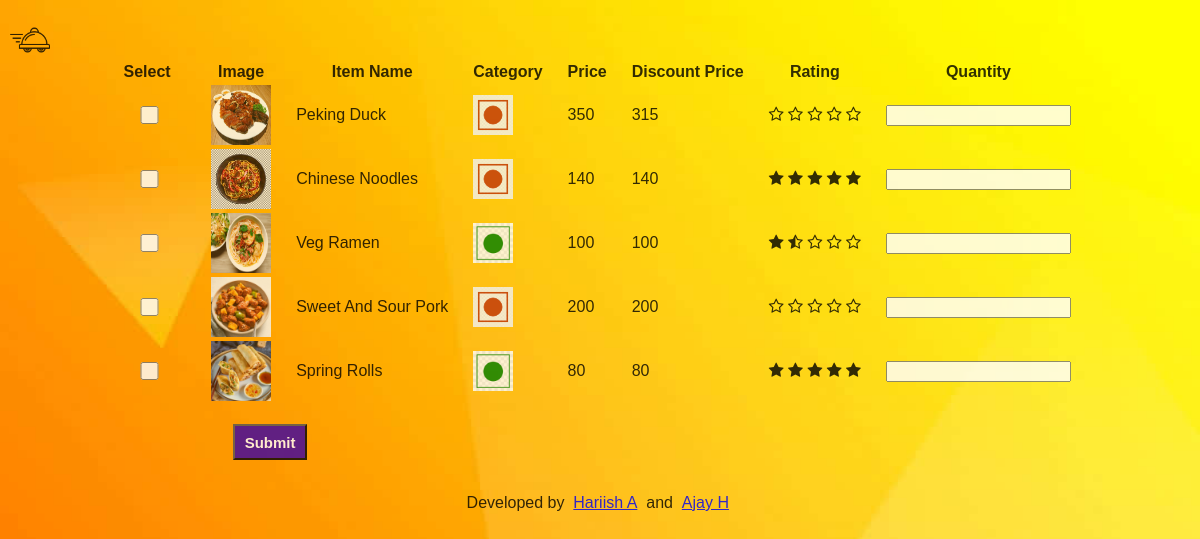
Page /order/2 (signed in) on the committed database.
### base/models.py (models this page shows, shortened)
class Items(models.Model):
    class Cusine(models.TextChoices):
        NORTH_INDIAN = 'NORTH INDIAN', 'north indian'
        CHINESE = 'CHINESE', 'chinese'
        SOUTH_INDIAN = 'SOUTH INDIAN', 'south indian'
        WESTERN = 'WESTERN', 'western'
    name = models.CharField(max_length=40)
    price = models.DecimalField(max_digits=5, decimal_places=2)
    description = models.TextField(max_length=200, null=True)
    category = models.CharField(max_length=8, choices=CustomerProfile.Preferences.choices ,default=CustomerProfile.Preferences.VEG)
    image = models.ImageField(upload_to="items/")
    quantity = models.PositiveIntegerField(null=True, validators=[MinValueValidator(0),])
    rating = models.DecimalField(max_digits=3, decimal_places=2, validators=[MinValueValidator(0.0), MaxValueValidator(5.0)], default=0,null=True)
    restaurant = models.ForeignKey(Restaurant,on_delete=models.CASCADE)
    offer = models.IntegerField(validators=[MaxValueValidator(100),MinValueValidator(0)],default=0)
    cusine = models.CharField(max_length=20, choices= Cusine.choices, default= Cusine.SOUTH_INDIAN)

### base/views.py (the view, shortened to what this page needs)
# urls.py: path("order/<str:pk>", views.order, name="order"),
@login_required(login_url='login')
def order(request,pk):
    temp = CustomerProfile.objects.get(user_id = request.user.id)
    if temp.preference == "VEG":
        items = Items.objects.all().filter(restaurant_id = pk,category = temp.preference ,quantity__gt = 0)
    else:
        items = Items.objects.all().filter(restaurant_id = pk,quantity__gt = 0)
    context = {"items": items}
    return render(request, "base/order.html", context=context)

### base/templates/base/order.html (shortened to what this page needs)
{% load mathfilters %}
{%load static%}
<head>
    <link rel='stylesheet' href="{%static 'styles/style.css'%}" />
    <link rel="stylesheet" href="https://cdnjs.cloudflare.com/ajax/libs/font-awesome/4.7.0/css/font-awesome.min.css">
</head>
<body style='background-image: url("../images/order.jpg"); background-size: 100% 100%;
opacity: 80%;
height:100vh;'>
    <div >
        <a href = '/'>
            <img src = " {%static 'images/transparent_black.png'%}" class = 'logo'>
        </a>
        <div class = "order-container">
            <div class = "table-container">
            <form method="POST">
                <table>
                    <tr>
                        <th> Select </th>
                        <th> Image </th>
                        <th> Item Name </th>
                        <th> Category</th>
                        <th> Price </th>
                        <th> Discount Price </th>
                        <th> Rating </th>
                        <th> Quantity </th>
                    </tr>
                    {% for item in items %}
                        <tr>
                            <td > <input type="checkbox" name="item_list" value="{{item.pk}}" /> </td>
                            <td> <img class="menu-item-image" src="{{item.image.url }}" width="60px" height="60px"/> </td>
                            <td> {{item.name}} </td>
                            <td>
                            {%if item.category == 'VEG' %}
                                <img src = "{%static 'images/veg.png'%}" width='40px' height='40px'/>
                            {%else%}
                                <img src = "{%static 'images/nonveg.png'%}" width='40px' height='40px'/>
                            {%endif%}
                            </td>
                            <td> {{item.price|floatformat:"0"}} </td>
                            <td class='offer'>
                                {%with off=item.price|mul:item.offer|div:100%}
                                    {{item.price|sub:off|floatformat:"0"}}
                                {% endwith %}
                            </td>
                            <td>
                                <span>
                                <i class="fa fa-star{% if item.rating == 0.5 %}-half-o{% elif item.rating < 1 %}-o {% endif %}" aria-hidden="true"></i>
                                <i class="fa fa-star{% if item.rating == 1.5 %}-half-o{% elif item.rating < 2 %}-o {% endif %}" aria-hidden="true"></i>
                                <i class="fa fa-star{% if item.rating == 2.5 %}-half-o{% elif item.rating < 3 %}-o {% endif %}" aria-hidden="true"></i>
                                <i class="fa fa-star{% if item.rating == 3.5 %}-half-o{% elif item.rating < 4 %}-o {% endif %}" aria-hidden="true"></i>
                                <i class="fa fa-star{% if item.rating == 4.5 %}-half-o{% elif item.rating < 5 %}-o {% endif %}" aria-hidden="true"></i>
                                </span>
                            </td>
                            <td > <input type="number" name="quantity_list"   /> </td>
                        </tr>
                    {% endfor %}
                </table>
                <button class = "sub-button" style="margin-left: 128;margin-top: 20;"> Submit </button>
            </form>
            <br>
            </div>
            <div class="order-footer">
                Developed by
                &nbsp
                <a href="https://github.com/Hariish-A" target="_blank">
                    Hariish A
                </a>
                &nbsp;
                and
                &nbsp;
                <a href="https://github.com/hajay180505" target="_blank">
                        Ajay H
                </a>
            </div>
        </div>
    </div>
</body>

### static/styles/style.css (style rules this page uses)
* { font-family: Arial, Helvetica, sans-serif; }
body { margin:0px; }
.logo { height: 40px; width: 40px; margin-right: 10px; margin-left: 10px; margin-top: 20px; }
.order-container { display: flex; flex-direction: column; align-items: center; justify-content: center; }
.table-container { display:flex; flex-direction: column ; justify-content: center; }
.order-footer { display:flex; justify-content: center; }
input:not([type="submit"],[type="number"]) { width: 300px; font-size: 20px; border: 0; outline: 0; background: transparent; border-bottom: 3px dotted black; }
.sub-button { background-color: rgb(58, 1, 163); color: white; height: 36px; width: 74px; font-weight: bold; font-size: 15px; cursor: pointer; margin-left: 18px; }
tr th,tr td { padding-right: 22; }
input[type = "checkbox"] { color: white; height: 18px; width: 67px !important; font-weight: bold; font-size: 15px; cursor: pointer; margin-left: 8px; }

### rows in the picture
Items: image (picture), name "Peking Duck", price "350", price|sub "315", rating 0 (drawn)
Items: image (picture), name "Chinese Noodles", price "140", price|sub "140"
Items: image (picture), name "Veg Ramen", price "100", price|sub "100", rating 1.5 (drawn)
Items: image (picture), name "Sweet And Sour Pork", price "200", price|sub "200", rating 0 (drawn)
Items: image (picture), name "Spring Rolls", price "80", price|sub "80"
